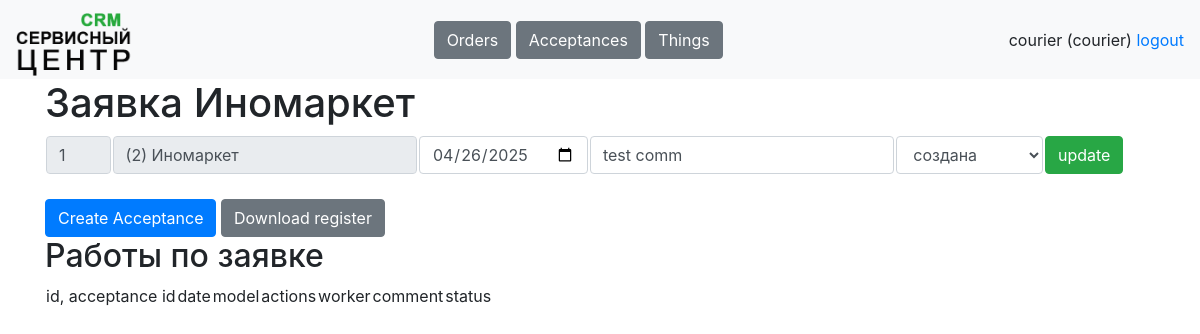
The app's page /tables/orders/1 (signed in) with its own data.
### data/tables.py (models this page shows, shortened)
class Worker(db_session.SqlAlchemyBase, SerializerMixin, UserMixin):
    __tablename__ = 'workers'
    id = Column(sqlalchemy.Integer, primary_key=True, autoincrement=True)
    username = Column(sqlalchemy.String, nullable=True)
    name = Column(sqlalchemy.String, nullable=True)
    password = Column(sqlalchemy.String, nullable=True)
    role = Column(sqlalchemy.String, nullable=True)
    phone = Column(sqlalchemy.String, nullable=True)
    comment = Column(sqlalchemy.String, nullable=True)
    works = orm.relationship('Work', back_populates='worker')
    acceptances = orm.relationship('Acceptance', back_populates='worker')

class Client(db_session.SqlAlchemyBase, SerializerMixin):
    __tablename__ = 'clients'
    id = Column(sqlalchemy.Integer, primary_key=True, autoincrement=True)
    name = Column(sqlalchemy.String, nullable=True, default='')
    address = Column(sqlalchemy.String, nullable=True, default='')
    phone = Column(sqlalchemy.String, nullable=True, default='')
    comment = Column(sqlalchemy.String, nullable=True, default='')
    orders = orm.relationship('Order', back_populates='client')
    things = orm.relationship('Thing', back_populates='client')

class Order(db_session.SqlAlchemyBase, SerializerMixin):
    __tablename__ = 'orders'
    id = Column(sqlalchemy.Integer, primary_key=True, autoincrement=True)
    client_id = Column(sqlalchemy.Integer, sqlalchemy.ForeignKey('clients.id'))
    create_date = Column(sqlalchemy.Date, default=dt.date.today())
    comment = Column(sqlalchemy.String, nullable=True, default='')
    status = Column(sqlalchemy.String, nullable=True, default='created')
    client = orm.relationship('Client')
    acceptances = orm.relationship('Acceptance', back_populates='order')

### main.py (the view)
@app.route('/tables/orders/<int:order_id>', methods=['GET', 'POST'])
@stuff.login_and_role_required(current_user, '/tables/order')
def order(order_id):
    if request.method == 'GET':
        return render_template('order.html', user=current_user,
                               order=stuff.get_entry('orders', order_id))
    elif request.method == 'POST':
        stuff.update_entry('orders', request.form)
        return redirect(f'/tables/orders')

### main.py (called while the page is built)
@login_manager.user_loader
def load_user(worker_id):
    worker = stuff.db_sess.get(Worker, worker_id)
    return worker

### stuff.py (called while the page is built)
def is_role_acceptable(role, page):
    return True

def login_and_role_required(current_user, page):
    def wrapper(f):
        @wraps(f)
        def decorated_function(*args, **kwargs):
            if current_user.is_authenticated:
                if is_role_acceptable(current_user.role, page):
                    return f(*args, **kwargs)
                return redirect('/dashboard')
            resp = redirect('/login')
            return resp
        return decorated_function
    return wrapper

def get_table(table, sort='id', reverse=0):
    if table == 'clients':
        return db_sess.query(Client)
    elif table == 'orders':
        return db_sess.query(Order)
    elif table == 'acceptances':
        return db_sess.query(Acceptance)
    elif table == 'things':
        return db_sess.query(Thing)
    elif table == 'works':
        return db_sess.query(Work)
    elif table == 'workers':
        return db_sess.query(Worker)

def get_entry(table, entry_id):
    if table == 'clients':
        return db_sess.query(Client).get(entry_id)
    elif table == 'orders':
        return db_sess.query(Order).get(entry_id)
    elif table == 'acceptances':
        return db_sess.query(Acceptance).get(entry_id)
    elif table == 'things':
        return db_sess.query(Thing).get(entry_id)
    elif table == 'works':
        return db_sess.query(Work).get(entry_id)
    elif table == 'workers':
        return db_sess.query(Worker).get(entry_id)

### templates/order.html (shortened to what this page needs)
{% extends "base.html"%}
{% block content %}
<h1>Заявка {{order.client.name}}</h1>
<form method="post">
<table>
    <tr>
        <td width="6%"><input class="form-control" value="{{order.id}}" name="id" readonly>
        <td><input class="form-control" value="({{order.client_id}}) {{order.client.name}}" name="client" readonly>
        <td width="6%"><input class="form-control" type="date" value="{{order.create_date}}" name="date"></td>
        <td><input class="form-control" value="{{order.comment}}" name="comment"></td>
        <td><select class="form-control" name="status">
            {% for status in [['created', 'создана'], ['in_process', 'в работе'], ['completed', 'завершена']] %}
            {% if status[0] == order.status %}
            <option value="{{status[0]}}" selected>{{status[1]}}</option>
            {% else %}
            <option value="{{status[0]}}">{{status[1]}}</option>
            {% endif %}
            {% endfor %}
        </select></td>
        <td width="10%"><button type="submit" class="btn btn-success">update</button></td>
    </tr>
</table>
</form><br>
<a class="btn btn-primary" href="/tables/acceptances/new/{{order.id}}" role="button">Create Acceptance</a>
<a class="btn btn-secondary" href="#" role="button">Download register</a>
<br><h2>Работы по заявке</h2>
<table>
    <tr>
        <td colspan="2">id, acceptance id</td>
        <td>date</td>
        <td>model</td>
        <td>actions</td>
        <td>worker</td>
        <td>comment</td>
        <td colspan="2">status</td>
    </tr>
</table>
{% endblock %}

### templates/base.html (shortened to what this page needs)
<!doctype html>
<html>
<head>
    <link rel="stylesheet"
          href="https://stackpath.bootstrapcdn.com/bootstrap/4.4.1/css/bootstrap.min.css"
>
    <link rel="stylesheet" href="static/css/style.css" />
</head>
<body>
<header>
    <nav class="navbar navbar-light bg-light">
        <a class="navbar-brand" style="height: 63px;" href="/dashboard"><img height="63px" src="/static/icons/logo.png"></a>
        <div>
            {% if user.role == "manager" %}
                <a class="btn btn-secondary" href="/tables/clients" role="button">Clients</a>
                <a class="btn btn-secondary" href="/tables/orders" role="button">Orders</a>
            {% elif user.role == "courier" %}
                <a class="btn btn-secondary" href="/tables/orders" role="button">Orders</a>
                <a class="btn btn-secondary" href="/tables/acceptances" role="button">Acceptances</a>
                <a class="btn btn-secondary" href="/tables/things" role="button">Things</a>
            {% elif user.role == "worker" %}
                <a class="btn btn-secondary" href="/tables/acceptances" role="button">Acceptances</a>
                <a class="btn btn-secondary" href="/tables/works" role="button">Works</a>
                <a class="btn btn-secondary" href="/tables/things" role="button">Things</a>
            {% endif %}
        </div>
        <div>
            <a>{{user.name}} ({{user.role}})</a>
            <a href="/logout">logout</a>
        </div>
    </nav>
</header>
<main role="main" class="container">
    {% block content %}{% endblock %}
</main>
</body>
</html>

### records on screen
Worker: name "courier", role "courier"
Client: client.name "Иномаркет"
Order: id "1", client "(2) Иномаркет", date "04/26/2025", comment "test comm", status "создана"
